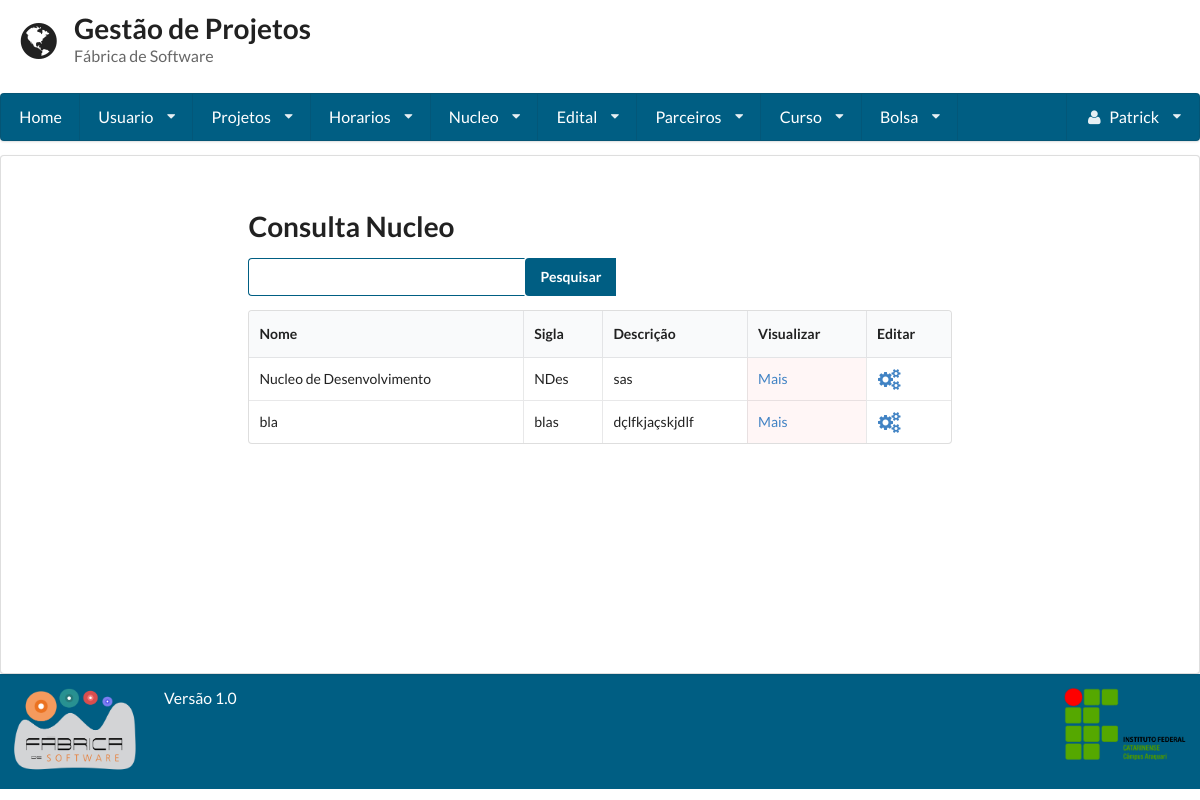
Page /consulta_nucleo/ (signed in) on the earlier database version.
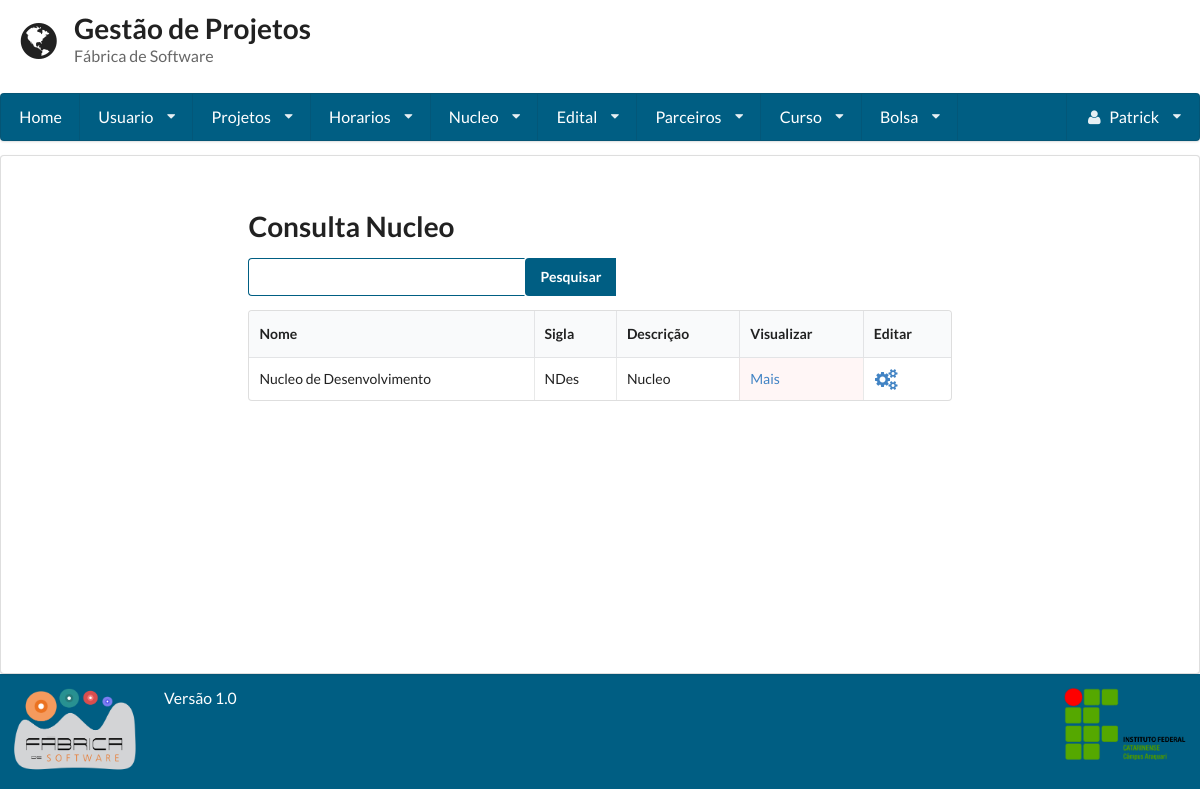
Same page on the later database version.
### gestaoapp/models/nucleo.py (models this page shows, shortened)
class Nucleo(models.Model):
	nome = models.CharField(max_length=255)
	sigla = models.CharField(max_length= 5)
	descricao = models.TextField()

### gestaoapp/views/nucleo.py (the view, shortened to what this page needs)
# urls.py: url(r'^consulta_nucleo/', ConsultaNucleo.as_view()),
class ConsultaNucleo(LoginRequiredMixin, View):
    template = 'nucleo/consulta.html'
    def get(self, request):
        form = Busca()
        nucleo = Nucleo.objects.all()
        return render(request, self.template, {'nucleos': nucleo, "form": form})

### gestaoapp/forms/busca.py
class Busca(forms.Form):
	nome = forms.CharField(label='Buscar', widget=forms.TextInput)

### gestaoapp/templates/nucleo/consulta.html (shortened to what this page needs)
{% extends 'base.html'%}
{% block conteudo%}
<form method='POST' action='/consulta_nucleo/' class="ui form">
 	<h1 class=" ui header">Consulta Nucleo</h1>
 	<div class="ui action input">
  		{{form.nome}}
	    	<input type="submit" value="Pesquisar" class='icon search'>
	</div>
</form>
<table class="ui celled table">
	<thead>
		<tr>
			<th>Nome</th>
			<th>Sigla</th>
			<th>Descrição</th>
			{% if user.is_superuser %}
				<th>Visualizar</th>
				<th>Editar</th>
			{% endif %}
		</tr>
	</thead>
	<tbody>
	{% for nucleo in nucleos %}
		<tr>
			<td>{{nucleo.nome}}</td>
			<td>{{nucleo.sigla}}</td>
			<td>{{nucleo.descricao}}</td>
			{% if user.is_superuser %}
				<td class="negative"><a href="../visualizar_nucleo/{{nucleo.id}}">Mais</a></td>
				<td><a href="../editar_nucleo/{{nucleo.id}}"><i class="settings large icon"></a></td>
			{% endif %}
		</tr>
	{% endfor %}
	</tbody>
</table>
{%endblock%}

Differences in the rows shown:
removed Nucleo: nome "bla", sigla "blas", descricao "dçlfkjaçskjdlf"
changed Nucleo "Nucleo de Desenvolvimento": descricao "sas" → "Nucleo"
